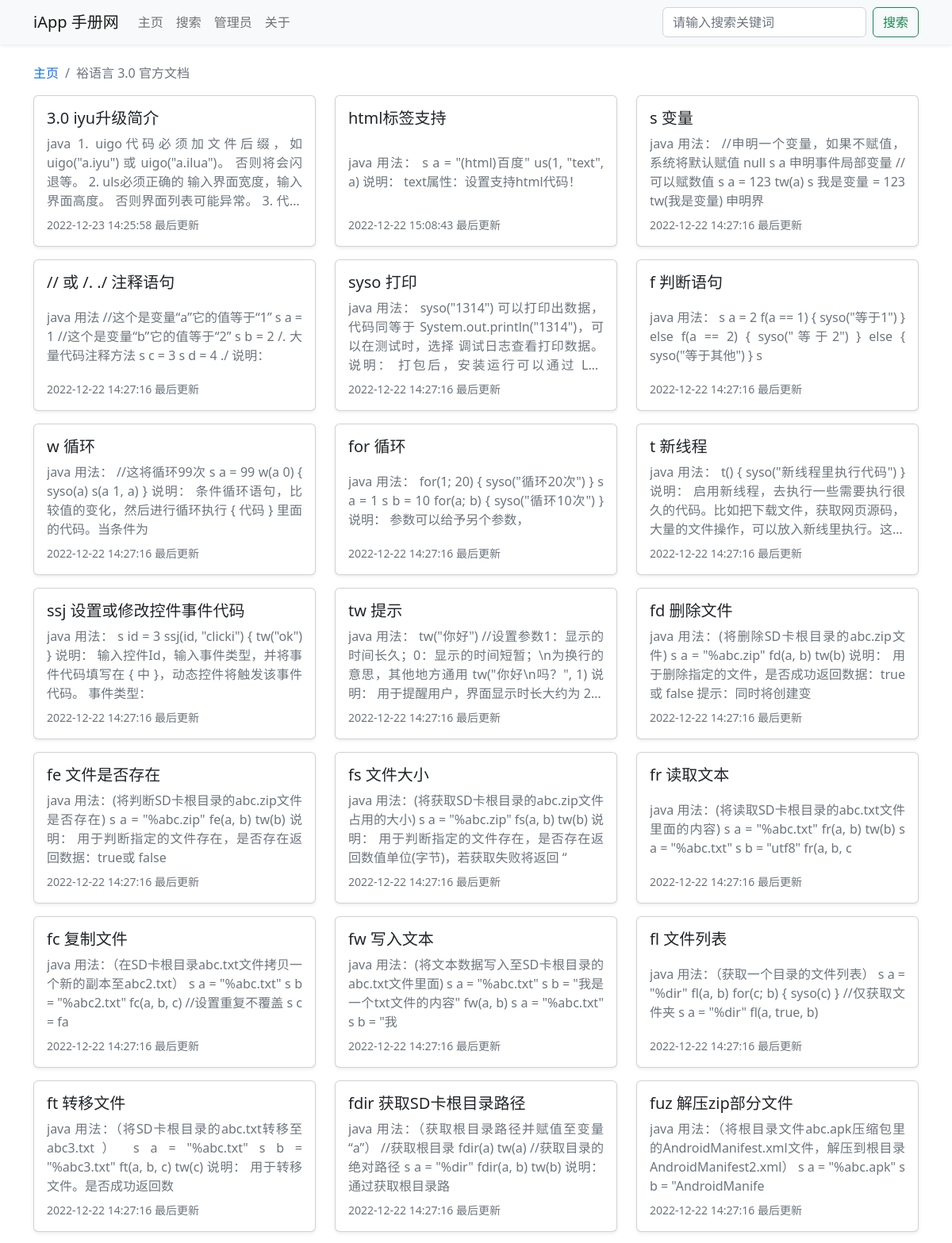
Page /book_53.html (upper part) on the committed database.
### tables this page shows
CREATE TABLE `iapp_doc_book` (
  `id` int NOT NULL AUTO_INCREMENT COMMENT '手册ID',
  `create_time` datetime NOT NULL DEFAULT CURRENT_TIMESTAMP COMMENT '上传时间',
  `intro` varchar(500) NOT NULL COMMENT '手册介绍',
  `title` varchar(255) NOT NULL COMMENT '手册标题',
  `update_time` datetime NOT NULL DEFAULT CURRENT_TIMESTAMP COMMENT '最后更新时间',
  PRIMARY KEY (`id`) USING BTREE
);

CREATE TABLE `iapp_doc_article` (
  `id` int NOT NULL AUTO_INCREMENT COMMENT '文章ID',
  `title` varchar(255) NOT NULL COMMENT '文章标题',
  `content` text NOT NULL COMMENT '文章内容',
  `update_time` datetime NOT NULL DEFAULT CURRENT_TIMESTAMP COMMENT '更新时间',
  `book_id` int DEFAULT NULL COMMENT '所属手册ID',
  PRIMARY KEY (`id`) USING BTREE,
  KEY `book_id` (`book_id`) USING BTREE,
  CONSTRAINT `iapp_doc_article_ibfk_1` FOREIGN KEY (`book_id`) REFERENCES `iapp_doc_book` (`id`) ON DELETE RESTRICT ON UPDATE RESTRICT
);

### include/public_fun.php (called while the page is built, shortened)
<?php
class Public_fun
{
    public int $book_id;
    public function get_book_info()
    {
        $table = Config::$table['book'];
        $sql = "SELECT * FROM `$table` WHERE `id` = {$this->book_id};";
        $result = mysqli_query(Init::$conn, $sql);
        $data = mysqli_fetch_assoc($result);
        $this->book_title = $data['title'];
    }
    public function get_book_id()
    {
        $book_id = $_GET['book_id'] ?? '';
        $this->book_id = $book_id;
    }
    public function if_has_login()
    {
        $password = $_COOKIE['password'] ?? '';
    }
}

### book.php (the view, shortened to what this page needs)
<?php
require('./include/init.php');
require('./include/public_fun.php');
class Book extends Public_fun
{
    public function __construct()
    {
        $this->get_book_info();
        $this->get_article_list();
    }
    public function get_article_list()
    {
        $table = Config::$table['article'];
        $sql = "SELECT * FROM `$table` WHERE `book_id` = {$this->book_id} ORDER BY UNIX_TIMESTAMP(`update_time`) DESC, `id`;";
        $result = mysqli_query(Init::$conn, $sql);
        $data = mysqli_fetch_all($result, MYSQLI_ASSOC);
        $this->article_list = $data;
    }
}
$book = new Book();
?>
<!DOCTYPE html>
<html lang="zh-CN">
<head>
    <?php require('./include/head.php') ?>
</head>
<body>
    <?php require('./include/nav.php') ?>
    <div class="container">
        <nav>
            <ol class="breadcrumb">
                <li class="breadcrumb-item"><a href="./" class="text-decoration-none">主页</a></li>
                <li class="breadcrumb-item active"><?php echo strip_tags($book->book_title) ?></li>
            </ol>
        </nav>
        <div class="row">
            <?php
            function parse_content($text)
            {
                $text = strip_tags(mb_substr($text, 0, 120));
                $text = preg_replace('/[#[\]!<>*`-]/', '', $text);
                return $text;
            }
            foreach ($book->article_list as $article_info) {
                $url = Config::$url_static ? ('article_' . $article_info['id'] . '.html') : ('article.php?article_id=' . $article_info['id']);
                echo '
            <div class="col-xxl-3 col-xl-4 col-lg-4 col-md-6 mb-3">
                <a title="' . strip_tags($article_info['title']) . '" class="justify-content-between card card-body shadow-sm h-100 text-decoration-none" href="' . $url . '" role="button">
                    <div class="h5 text-truncate">' . $article_info['title'] . '</div>
                    <div class="mb-2 limit-line-4 text-muted text-justify">' . parse_content($article_info['content']) . '</div>
                    <div class="text-muted small">' . $article_info['update_time'] . ' 最后更新</div>
                </a>
            </div>';
            }
            ?>
        </div>
    </div>
</body>
</html>

### include/head.php (style rules this page uses)
.limit-line-4 { overflow: hidden; display: -webkit-box; -webkit-line-clamp: 4; -webkit-box-orient: vertical; }
.text-justify { text-align: justify; }

### rows in the picture
iapp_doc_book: title "裕语言 3.0 官方文档"
iapp_doc_article: title "3.0 iyu升级简介", content "java 1. uigo代码必须加文件后缀，如 uigo(\"a.iyu\") 或 uigo(\"a.ilua\")。 否则将会闪退等。 2. uls必须正确的 输入界面宽度，输入界面高度。 否则界面列表可能异常。…", update_time "2022-12-23 14:25:58"
iapp_doc_article: title "html标签支持", content "java 用法： s a = \"(html)百度\" us(1, \"text\", a) 说明： text属性：设置支持html代码！", update_time "2022-12-22 15:08:43"
iapp_doc_article: title "s 变量", content "java 用法： //申明一个变量，如果不赋值，系统将默认赋值 null s a 申明事件局部变量 //可以赋数值 s a = 123 tw(a) s 我是变量 = 123 tw(我是变量) 申明界", update_time "2022-12-22 14:27:16"
iapp_doc_article: title "// 或 /. ./ 注释语句", content "java 用法 //这个是变量“a”它的值等于“1” s a = 1 //这个是变量“b”它的值等于“2” s b = 2 /. 大量代码注释方法 s c = 3 s d = 4 ./ 说明：", update_time "2022-12-22 14:27:16"
iapp_doc_article: title "syso 打印", content "java 用法： syso(\"1314\") 可以打印出数据，代码同等于 System.out.println(\"1314\")，可以在测试时，选择 调试日志查看打印数据。 说明： 打包后，安装运行可以通过…", update_time "2022-12-22 14:27:16"
iapp_doc_article: title "f 判断语句", content "java 用法： s a = 2 f(a == 1) { syso(\"等于1\") } else f(a == 2) { syso(\"等于2\") } else { syso(\"等于其他\") } s", update_time "2022-12-22 14:27:16"
iapp_doc_article: title "w 循环", content "java 用法： //这将循环99次 s a = 99 w(a 0) { syso(a) s(a 1, a) } 说明： 条件循环语句，比较值的变化，然后进行循环执行 { 代码 } 里面的代码。当条件为", update_time "2022-12-22 14:27:16"
iapp_doc_article: title "for 循环", content "java 用法： for(1; 20) { syso(\"循环20次\") } s a = 1 s b = 10 for(a; b) { syso(\"循环10次\") } 说明： 参数可以给予另个参数，", update_time "2022-12-22 14:27:16"
iapp_doc_article: title "t 新线程", content "java 用法： t() { syso(\"新线程里执行代码\") }…", update_time "2022-12-22 14:27:16"
iapp_doc_article: title "ssj 设置或修改控件事件代码", content "java 用法： s id = 3 ssj(id, \"clicki\") { tw(\"ok\") } 说明： 输入控件Id，输入事件类型，并将事件代码填写在 { 中 }，动态控件将触发该事件代码。 事件类型：", update_time "2022-12-22 14:27:16"
iapp_doc_article: title "tw 提示", content "java 用法： tw(\"你好\") //设置参数1：显示的时间长久；0：显示的时间短暂；\\n为换行的意思，其他地方通用 tw(\"你好\\n吗？\", 1) 说明：…", update_time "2022-12-22 14:27:16"
iapp_doc_article: title "fd 删除文件", content "java 用法：(将删除SD卡根目录的abc.zip文件) s a = \"%abc.zip\" fd(a, b) tw(b) 说明： 用于删除指定的文件，是否成功返回数据：true或 false 提示：同时将创建变", update_time "2022-12-22 14:27:16"
iapp_doc_article: title "fe 文件是否存在", content "java 用法：(将判断SD卡根目录的abc.zip文件是否存在) s a = \"%abc.zip\" fe(a, b) tw(b) 说明： 用于判断指定的文件存在，是否存在返回数据：true或 false", update_time "2022-12-22 14:27:16"
iapp_doc_article: title "fs 文件大小", content "java 用法：(将获取SD卡根目录的abc.zip文件占用的大小) s a = \"%abc.zip\" fs(a, b) tw(b) 说明： 用于判断指定的文件存在，是否存在返回数值单位(字节)，若获取失败将返回 “", update_time "2022-12-22 14:27:16"
iapp_doc_article: title "fr 读取文本", content "java 用法：(将读取SD卡根目录的abc.txt文件里面的内容) s a = \"%abc.txt\" fr(a, b) tw(b) s a = \"%abc.txt\" s b = \"utf8\" fr(a, b, c", update_time "2022-12-22 14:27:16"
iapp_doc_article: title "fc 复制文件", content "java 用法：（在SD卡根目录abc.txt文件拷贝一个新的副本至abc2.txt） s a = \"%abc.txt\" s b = \"%abc2.txt\" fc(a, b, c) //设置重复不覆盖 s c = fa", update_time "2022-12-22 14:27:16"
iapp_doc_article: title "fw 写入文本", content "java 用法：(将文本数据写入至SD卡根目录的abc.txt文件里面) s a = \"%abc.txt\" s b = \"我是一个txt文件的内容\" fw(a, b) s a = \"%abc.txt\" s b = \"我", update_time "2022-12-22 14:27:16"
iapp_doc_article: title "fl 文件列表", content "java 用法：（获取一个目录的文件列表） s a = \"%dir\" fl(a, b) for(c; b) { syso(c) } //仅获取文件夹 s a = \"%dir\" fl(a, true, b)", update_time "2022-12-22 14:27:16"
iapp_doc_article: title "ft 转移文件", content "java 用法：（将SD卡根目录的abc.txt转移至abc3.txt） s a = \"%abc.txt\" s b = \"%abc3.txt\" ft(a, b, c) tw(c) 说明： 用于转移文件。是否成功返回数", update_time "2022-12-22 14:27:16"
iapp_doc_article: title "fdir 获取SD卡根目录路径", content "java 用法：（获取根目录路径并赋值至变量“a”） //获取根目录 fdir(a) tw(a) //获取目录的绝对路径 s a = \"%dir\" fdir(a, b) tw(b) 说明： 通过获取根目录路", update_time "2022-12-22 14:27:16"
iapp_doc_article: title "fuz 解压zip部分文件", content "java 用法：（将根目录文件abc.apk压缩包里的AndroidManifest.xml文件，解压到根目录AndroidManifest2.xml） s a = \"%abc.apk\" s b = \"AndroidManife", update_time "2022-12-22 14:27:16"

### other values in the picture
Config::$site_title "iApp 手册网"
